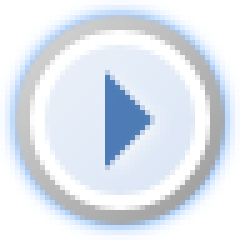
#> input picture trunk/files/play.png, 48 x 48 px (shown 5 times larger)
$ python -i grayscale.py   (imports and definitions only)
#> lines starting #> are read from the running program, lines starting #| are printed output that depends on the picture

import io
from PIL import Image, ImageEnhance

def image_to_graysacle(file_name, drop_opacity=0.9):
#> called with file_name = '../files/play.png', drop_opacity = 0.9
    output = io.BytesIO()
    img = Image.open(file_name).convert('LA')
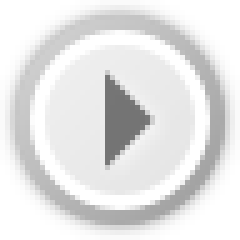
#> img: PIL image 48x48 LA (shown 5 times larger); mean R, G, B, A 204.2, 204.2, 204.2, 161.3; transparent parts drawn white
    img = reduce_opacity(img, drop_opacity)
    img.save(output, format="png")
    data = output.getvalue()
    output.close()
    return data

def reduce_opacity(im, opacity):
    """Returns an image with reduced opacity."""
#> called with opacity = 0.9
    assert opacity >= 0 and opacity <= 1
    if im.mode != 'RGBA':
        im = im.convert('RGBA')
    alpha = im.split()[3]
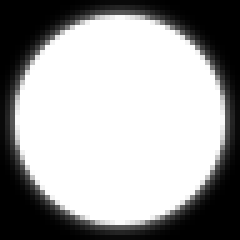
#> alpha: PIL image 48x48 L (shown 5 times larger); min 0, max 255, mean 161.3
    alpha = ImageEnhance.Brightness(alpha).enhance(opacity)
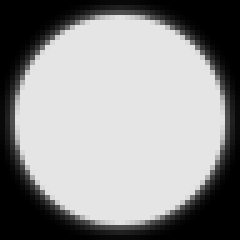
#> alpha: PIL image 48x48 L (shown 5 times larger); min 0, max 229, mean 144.7
    im.putalpha(alpha)
    return im

>>> result = image_to_graysacle('../files/play.png')
